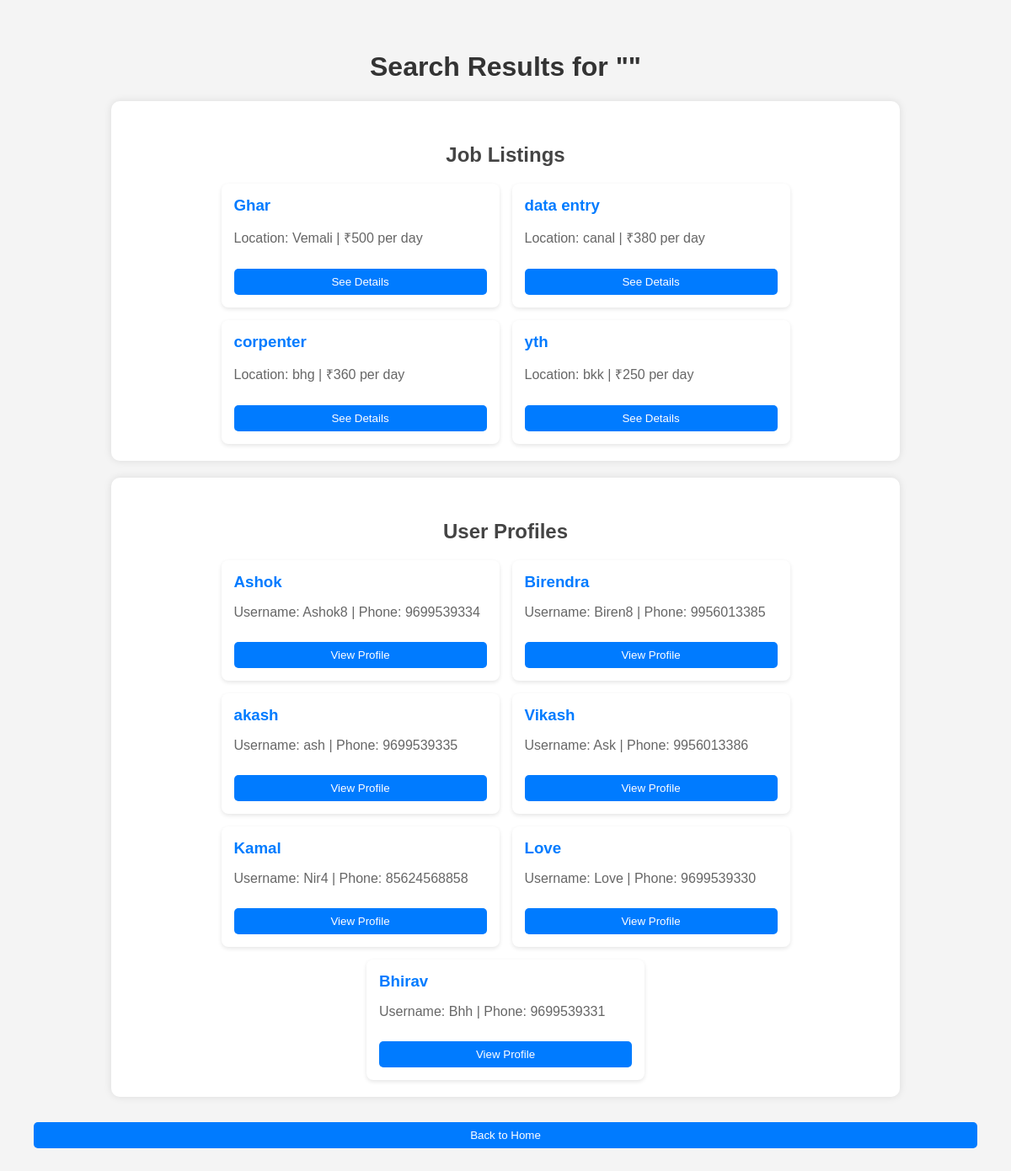
The page /search on the database as committed earlier.
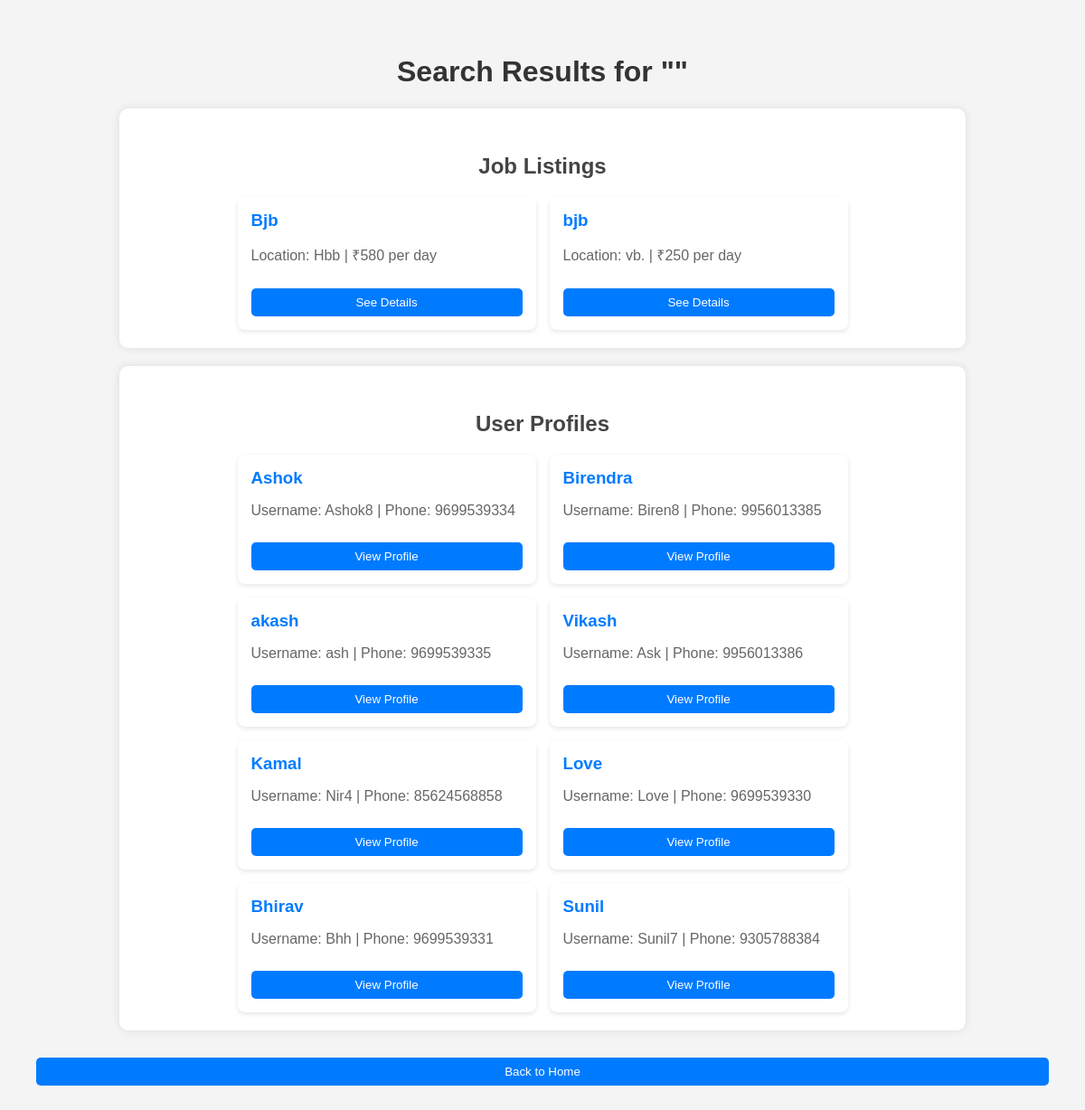
The same page on the database as committed later.
### tables this page shows
CREATE TABLE jobs (
                        id INTEGER PRIMARY KEY AUTOINCREMENT,
                        title TEXT NOT NULL,
                        description TEXT NOT NULL,
                        location TEXT NOT NULL,
                        salary INTEGER NOT NULL,
                        category TEXT NOT NULL,
                        employer TEXT NOT NULL, posted_date TIMESTAMP);

CREATE TABLE users (
                        id INTEGER PRIMARY KEY AUTOINCREMENT,
                        name TEXT NOT NULL,
                        phone TEXT UNIQUE NOT NULL,
                        email TEXT UNIQUE NOT NULL,
                        username TEXT UNIQUE NOT NULL,
                        password TEXT NOT NULL,
                        role TEXT CHECK(role IN ('worker', 'employer')) NOT NULL,
                        location TEXT,
                        skills TEXT,
                        experience INTEGER,
                        company_name TEXT,
                        profile_picture TEXT
                    );

### app.py (the view)
@app.route('/search', methods=['GET'])
def search():
    query = request.args.get('q', '').strip()
    conn = get_db_connection()
    jobs = conn.execute(
        "SELECT * FROM jobs WHERE title LIKE ? OR location LIKE ? OR category LIKE ?",
        (f"%{query}%", f"%{query}%", f"%{query}%")
    ).fetchall()
    users = conn.execute(
        "SELECT * FROM users WHERE name LIKE ? OR username LIKE ? OR phone LIKE ?",
        (f"%{query}%", f"%{query}%", f"%{query}%")
    ).fetchall()
    conn.close()
    return render_template('search_results.html', query=query, jobs=jobs, users=users)

### app.py (called while the page is built)
def get_db_connection():
    conn = sqlite3.connect('majdur.db')
    conn.row_factory = sqlite3.Row
    return conn

### templates/search_results.html (shortened to what this page needs)
<!DOCTYPE html>
<html>
<head>
    <link rel="stylesheet" href="{{ url_for('static', filename='search.css') }}">
</head>
<body>
    <h1>Search Results for "{{ query }}"</h1>
    <section class="featured-jobs">
        <h2>Job Listings</h2>
        <div class="job-list">
            {% if jobs %}
                {% for job in jobs %}
                <div class="job">
                    <h3>{{ job['title'] }}</h3>
                    <p>Location: {{ job['location'] }} | ₹{{ job['salary'] }} per day</p>
                    <a href="{{ url_for('job_details', job_id=job['id']) }}">
                        <button>See Details</button>
                    </a>
                </div>
                {% endfor %}
            {% else %}
                <p>No jobs found!</p>
            {% endif %}
        </div>
    </section>
    <section class="featured-users">
        <h2>User Profiles</h2>
        <div class="user-list">
            {% if users %}
                {% for user in users %}
                <div class="user">
                    <h3>{{ user['name'] }}</h3>
                    <p>Username: {{ user['username'] }} | Phone: {{ user['phone'] }}</p>
                    <a href="{{ url_for('user_profile', username=user['username']) }}">
                        <button>View Profile</button>
                    </a>
                </div>
                {% endfor %}
            {% else %}
                <p>No users found!</p>
            {% endif %}
        </div>
    </section>
    <a href="/"><button>Back to Home</button></a>
</body>
</html>

### static/search.css (style rules this page uses)
body { font-family: Arial, sans-serif; margin: 20px; padding: 20px; background-color: #f4f4f4; text-align: center; }
h1 { color: #333; }
h2 { color: #444; margin-top: 30px; }
.featured-jobs, .featured-users { background: white; padding: 20px; border-radius: 10px; box-shadow: 0 0 10px rgba(0, 0, 0, 0.1); margin: 20px auto; width: 80%; }
.job-list, .user-list { display: flex; flex-wrap: wrap; justify-content: center; gap: 15px; }
.job, .user { background: #fff; padding: 15px; border-radius: 8px; box-shadow: 0 2px 5px rgba(0, 0, 0, 0.1); width: 300px; text-align: left; }
.job h3, .user h3 { margin: 0 0 10px; color: #007BFF; }
p { color: #666; }
button { background: #007BFF; color: white; padding: 8px 15px; border: none; border-radius: 5px; cursor: pointer; margin-top: 10px; }
a { text-decoration: none; }
a button { width: 100%; }

Rows that differ between the two databases and show on the page:
removed jobs: title "Ghar", location "Vemali", salary "500"
removed jobs: title "data entry", location "canal", salary "380"
removed jobs: title "corpenter", location "bhg", salary "360"
removed jobs: title "yth", location "bkk", salary "250"
added jobs: title "Bjb", location "Hbb", salary "580"
added jobs: title "bjb", location "vb.", salary "250"
added users: name "Sunil", username "Sunil7", phone "9305788384"
